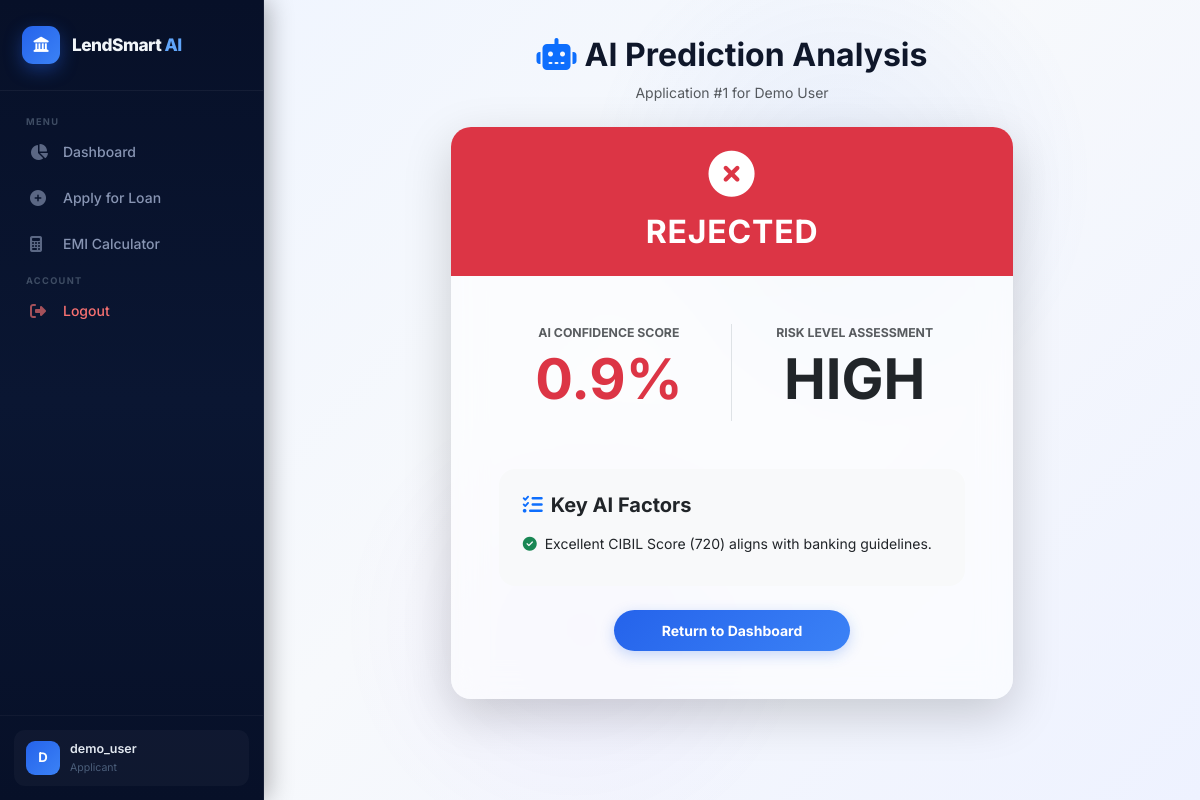
The page /prediction/1/ (signed in) on the database its author committed.
### loan_app/models.py (models this page shows, shortened)
class User(AbstractUser):
    ROLE_CHOICES = [
        ('admin', 'Admin'),
        ('officer', 'Loan Officer'),
        ('applicant', 'Applicant'),
    ]
    role = models.CharField(max_length=20, choices=ROLE_CHOICES, default='applicant')
    phone = models.CharField(max_length=15, blank=True, null=True)
    employee_id = models.CharField(max_length=20, blank=True, null=True, unique=True)
    department = models.CharField(max_length=50, blank=True, null=True)
    joined_date = models.DateTimeField(auto_now_add=True)

class LoanApplication(models.Model):
    user = models.ForeignKey(User, on_delete=models.CASCADE, related_name='applications')
    applicant_name = models.CharField(max_length=100)
    email = models.EmailField()
    phone = models.CharField(max_length=15)
    age = models.IntegerField()
    gender = models.CharField(max_length=10, choices=[('Male', 'Male'), ('Female', 'Female'), ('Other', 'Other')])
    marital_status = models.CharField(max_length=20, choices=[('Single', 'Single'), ('Married', 'Married')])
    dependents = models.IntegerField(default=0)
    education = models.CharField(max_length=50, choices=[('Graduate', 'Graduate'), ('Not Graduate', 'Not Graduate')])
    self_employed = models.CharField(max_length=3, choices=[('Yes', 'Yes'), ('No', 'No')], default='No')
    employment_type = models.CharField(max_length=50, choices=[('Salaried', 'Salaried'), ('Business', 'Business')])
    income_annum = models.FloatField(default=0.0)
    loan_amount = models.FloatField()
    loan_term = models.IntegerField(help_text="Loan Term in months")
    cibil_score = models.IntegerField(default=300)
    property_area = models.CharField(max_length=20, choices=[('Urban', 'Urban'), ('Semiurban', 'Semiurban'), ('Rural', 'Rural')])
    residential_assets_value = models.FloatField(default=0.0)
    commercial_assets_value = models.FloatField(default=0.0)
    luxury_assets_value = models.FloatField(default=0.0)
    bank_asset_value = models.FloatField(default=0.0)
    STATUS_CHOICES = [
        ('pending', 'Pending'),
        ('approved', 'Approved'),
        ('rejected', 'Rejected'),
        ('review', 'Under Review'),
    ]
    prediction = models.CharField(max_length=20, blank=True, null=True)
    ml_prediction = models.CharField(max_length=20, blank=True, null=True)
    admin_decision = models.CharField(max_length=20, blank=True, null=True)
    prediction_match = models.BooleanField(default=True)
    prediction_confidence = models.FloatField(blank=True, null=True)
    status = models.CharField(max_length=20, choices=STATUS_CHOICES, default='pending')
    admin_override = models.BooleanField(default=False)
    prediction_match = models.BooleanField(default=False)
    processed_by = models.ForeignKey(User, related_name='processed_loans', null=True, blank=True, on_delete=models.SET_NULL)
    processed_at = models.DateTimeField(null=True, blank=True)
    admin_notes = models.TextField(blank=True, null=True)
    created_at = models.DateTimeField(auto_now_add=True)
    updated_at = models.DateTimeField(auto_now=True)

### loan_app/views.py (the view)
# urls.py: path('prediction/<int:application_id>/', views.prediction_result_view, name='prediction_result'),
@login_required
def prediction_result_view(request, application_id):
    application = get_object_or_404(LoanApplication, id=application_id, user=request.user)
    return render(request, 'user/result.html', {'application': application})

### templates/user/result.html (shortened to what this page needs)
{% extends 'base.html' %}
{% block content %}
<div class="row justify-content-center">
    <div class="col-md-8">
        <div class="text-center mb-4">
            <h2 class="fw-bold"><i class="fas fa-robot text-primary me-2"></i>AI Prediction Analysis</h2>
            <p class="text-muted">Application #{{ application.id }} for {{ application.applicant_name }}</p>
        </div>
        <div class="card border-0 shadow-lg mb-4" style="border-radius: 20px; overflow: hidden;">
            {% if application.ml_prediction == 'Approved' %}
            <div class="card-header bg-success text-white text-center py-4 border-0">
                <i class="fas fa-check-circle fa-4x mb-3"></i>
                <h2 class="fw-bold mb-0">APPROVED</h2>
            </div>
            {% else %}
            <div class="card-header bg-danger text-white text-center py-4 border-0">
                <i class="fas fa-times-circle fa-4x mb-3"></i>
                <h2 class="fw-bold mb-0">REJECTED</h2>
            </div>
            {% endif %}
            <div class="card-body p-4 p-md-5">
                <div class="row text-center mb-5">
                    <div class="col-md-6 border-end">
                        <p class="text-muted text-uppercase small fw-bold mb-1">AI Confidence Score</p>
                        <h1 class="display-4 fw-bold {% if application.ml_prediction == 'Approved' %}text-success{% else %}text-danger{% endif %}">
                            {{ application.prediction_confidence|floatformat:1 }}%
                        </h1>
                    </div>
                    <div class="col-md-6">
                        <p class="text-muted text-uppercase small fw-bold mb-1">Risk Level Assessment</p>
                        <h1 class="display-4 fw-bold text-dark">
                            {% if application.prediction_confidence >= 80 %}
                                LOW
                            {% elif application.prediction_confidence >= 60 %}
                                MODERATE
                            {% else %}
                                HIGH
                            {% endif %}
                        </h1>
                    </div>
                </div>
                <div class="bg-light p-4 rounded-4 mb-4">
                    <h5 class="fw-bold mb-3"><i class="fas fa-list-check text-primary me-2"></i>Key AI Factors</h5>
                    <ul class="list-unstyled mb-0">
                        {% if application.cibil_score >= 700 %}
                        <li class="mb-2"><i class="fas fa-check-circle text-success me-2"></i>Excellent CIBIL Score ({{ application.cibil_score }}) aligns with banking guidelines.</li>
                        {% elif application.cibil_score >= 500 %}
                        <li class="mb-2"><i class="fas fa-exclamation-triangle text-warning me-2"></i>Average CIBIL Score ({{ application.cibil_score }}).</li>
                        {% else %}
                        <li class="mb-2"><i class="fas fa-times-circle text-danger me-2"></i>Poor CIBIL Score ({{ application.cibil_score }}) is a major risk factor.</li>
                        {% endif %}
                    </ul>
                </div>
                <div class="text-center mt-4">
                    <a href="{% url 'user_dashboard' %}" class="btn btn-primary rounded-pill px-5 fw-bold">Return to Dashboard</a>
                </div>
            </div>
        </div>
    </div>
</div>
{% endblock %}

### templates/base.html (shortened to what this page needs)
<!DOCTYPE html>
<html lang="en">
<head>
    <link href="https://cdn.jsdelivr.net/npm/bootstrap@5.3.0/dist/css/bootstrap.min.css" rel="stylesheet">
    <link href="https://cdnjs.cloudflare.com/ajax/libs/font-awesome/6.4.0/css/all.min.css" rel="stylesheet">
</head>
<body>
    {% if request.resolver_match.url_name not in 'home,login,register' %}
    <aside class="sidebar" id="mainSidebar">
        <div class="sidebar-brand">
            <div class="brand-icon"><i class="fas fa-landmark"></i></div>
            <div class="brand-text">LendSmart <span>AI</span></div>
        </div>
        <nav class="sidebar-nav">
            {% if user.is_authenticated %}
                {% if user.role == 'admin' %}
                    <div class="nav-section">
                        <span class="nav-label">Menu</span>
                        <div class="nav-item"><a href="{% url 'admin_dashboard' %}" class="nav-link {% if request.resolver_match.url_name == 'admin_dashboard' %}active{% endif %}"><i class="fas fa-chart-line"></i> Dashboard</a></div>
                        <div class="nav-item"><a href="{% url 'admin_application_list' %}" class="nav-link {% if 'application' in request.resolver_match.url_name %}active{% endif %}"><i class="fas fa-folder-open"></i> Applications</a></div>
                        <div class="nav-item"><a href="{% url 'admin_officer_list' %}" class="nav-link {% if 'officer' in request.resolver_match.url_name %}active{% endif %}"><i class="fas fa-users"></i> Loan Officers</a></div>
                    </div>
                    <div class="nav-section">
                        <span class="nav-label">Account</span>
                        <div class="nav-item"><a href="{% url 'logout' %}" class="nav-link nav-logout"><i class="fas fa-sign-out-alt"></i> Logout</a></div>
                    </div>
                {% else %}
                    <div class="nav-section">
                        <span class="nav-label">Menu</span>
                        <div class="nav-item"><a href="{% url 'user_dashboard' %}" class="nav-link {% if request.resolver_match.url_name == 'user_dashboard' %}active{% endif %}"><i class="fas fa-chart-pie"></i> Dashboard</a></div>
                        <div class="nav-item"><a href="{% url 'apply_loan' %}" class="nav-link {% if request.resolver_match.url_name == 'apply_loan' %}active{% endif %}"><i class="fas fa-plus-circle"></i> Apply for Loan</a></div>
                        <div class="nav-item"><a href="{% url 'emi_calculator' %}" class="nav-link {% if request.resolver_match.url_name == 'emi_calculator' %}active{% endif %}"><i class="fas fa-calculator"></i> EMI Calculator</a></div>
                    </div>
                    <div class="nav-section">
                        <span class="nav-label">Account</span>
                        <div class="nav-item"><a href="{% url 'logout' %}" class="nav-link nav-logout"><i class="fas fa-sign-out-alt"></i> Logout</a></div>
                    </div>
                {% endif %}
            {% endif %}
        </nav>
        {% if user.is_authenticated %}
        <div class="sidebar-footer">
            <div class="sidebar-user">
                <div class="user-avatar">{{ user.username|slice:":1"|upper }}</div>
                <div>
                    <div class="user-name">{{ user.username }}</div>
                    <div class="user-role">{{ user.role|capfirst }}</div>
                </div>
            </div>
        </div>
        {% endif %}
    </aside>
    {% endif %}
    <div class="main-wrapper" style="{% if request.resolver_match.url_name in 'home,login,register' %}margin-left:0;width:100%;{% endif %}">
        <main class="page-content">
            {% block content %}{% endblock %}
        </main>
    </div>
</body>
</html>

### rows shown on the page
User: username "D", username "demo_user", role "Applicant"
LoanApplication: id "1", applicant_name "Demo User", prediction_confidence "0.9", cibil_score "720"
